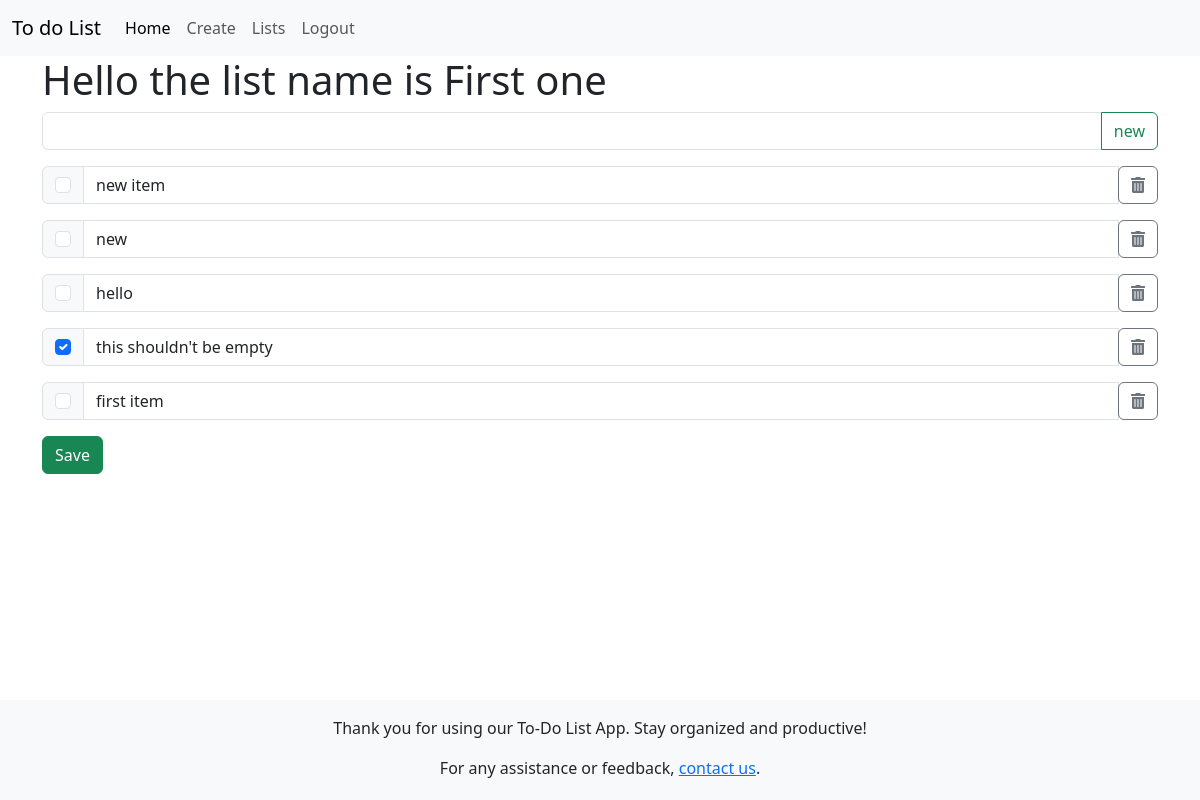
The page /lists/1 (signed in) on the database its author committed.
### main/models.py (models this page shows, shortened)
class ToDoList(models.Model):
    user = models.ForeignKey(User,on_delete=models.CASCADE)
    name = models.CharField(max_length=200)

class Item(models.Model):
    todoList = models.ForeignKey(ToDoList, on_delete=models.CASCADE, related_name="items",null=True)
    text = models.CharField(max_length = 300)
    complete = models.BooleanField()

### main/views.py (the view)
# urls.py: path('lists/<int:id>',views.listItems,name='listitems'),
def listItems(request,id):
    todolist = ToDoList.objects.get(id=id)
    if request.method == 'POST':
        if 'newItem' in request.POST and len(request.POST.get('new')) is not 0:
            item_txt = request.POST.get('new')
            Item.objects.create(todoList=todolist, text=item_txt, complete=False)
        if 'save' in request.POST:
            print(request.POST)
            for item in todolist.items.all():
                if request.POST.get(str(item.id)) == 'checked':
                    item.complete = True
                else:
                    item.complete = False
                item.text = request.POST.get('item_'+str(item.id)+'_txt')
                item.save()
        return redirect('listitems', id=id)
    else:
        items = todolist.items.all().order_by('-id')
        return render(request,'main/list.html',{'list': todolist, 'items': items})

### main/templates/main/list.html (shortened to what this page needs)
{% extends "main/base.html" %}
{% block content %}
<h1>Hello the list name is {{list.name}}</h1>
<form action="" method="POST">
    <div class="input-group mb-3">
        <input type="text" name="new" class="form-control">
        <button type="submit" name="newItem" class="btn btn-outline-success">new</button>
    </div>
    {% for item in items %}
        <div class="input-group mb-3">
            <div class="input-group-text">
                <input type="checkbox" class="form-check-input mt-0" value="checked" name="{{item.id|stringformat:'s'}}" aria-label="Checkbox for following text input"             {% if item.complete == True %}checked {% endif %}>
            </div>
            <input type="text" value="{{item.text}}" class="form-control" aria-label="Edit item text" name="item_{{item.id}}_txt"><div><a href="{% url 'deleteItem' list_id=item.todoList_id item_id=item.id %}" class="btn btn-outline-secondary"><i class="fas fa-trash-alt"></i></a></div>
        </div>
    {% endfor %}
    <button type="submit" name="save" value="save" class="btn btn-success">Save</button>
</form>
{% endblock %}

### main/static/css/main.css (style rules this page uses)
body { position: relative; min-height: 100vh; padding-bottom: 120px; margin: 0; }

### rows shown on the page
ToDoList: name "First one"
Item: text "new item"
Item: text "new"
Item: text "hello"
Item: complete "☑", text "this shouldn't be empty"
Item: text "first item"
